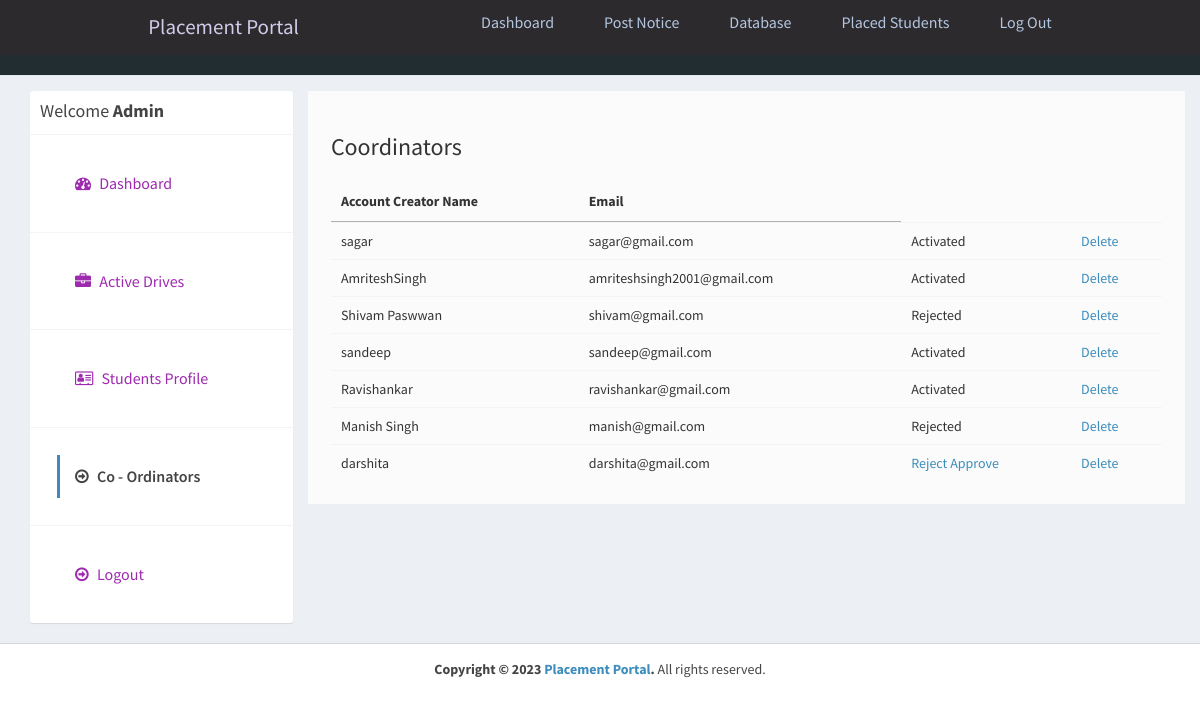
The page /admin/coordinators.php (signed in) on the database its author committed.
### tables this page shows
CREATE TABLE `coordinator` (
  `id` int(11) NOT NULL,
  `id_coordinator` int(11) NOT NULL,
  `email` varchar(100) NOT NULL,
  `password` varchar(255) NOT NULL,
  `name` varchar(255) NOT NULL,
  `active` int(11) NOT NULL DEFAULT 2
);

### admin/coordinators.php (the view, shortened to what this page needs)
<?php
require_once("../db.php");
?>
<!DOCTYPE html>
<html>
<head>
  <link rel="stylesheet" href="https://cdnjs.cloudflare.com/ajax/libs/twitter-bootstrap/3.3.7/css/bootstrap.min.css">
  <link rel="stylesheet" href="https://cdnjs.cloudflare.com/ajax/libs/font-awesome/4.7.0/css/font-awesome.min.css">
  <link rel="stylesheet" href="https://cdnjs.cloudflare.com/ajax/libs/ionicons/2.0.1/css/ionicons.min.css">
  <link rel="stylesheet" href="https://cdn.datatables.net/1.10.15/css/jquery.dataTables.min.css">
  <link rel="stylesheet" href="../css/AdminLTE.min.css">
  <link rel="stylesheet" href="../css/_all-skins.min.css">
  <link rel="stylesheet" href="../css/custom.css">
</head>
<body class="hold-transition skin-green sidebar-mini">
  <div class="wrapper">
    <?php
    include 'header.php';
    ?>
    <div class="content-wrapper" style="margin-left: 0px;">
      <section id="candidates" class="content-header">
        <div class="container">
          <div class="row">
            <div class="col-md-3">
              <div class="box box-solid">
                <div class="box-header with-border">
                  <h3 class="box-title">Welcome <b>Admin</b></h3>
                </div>
                <div class="box-body no-padding">
                  <ul class="nav nav-pills nav-stacked">
                    <li><a href="dashboard.php"><i class="fa fa-dashboard"></i> Dashboard</a></li>
                    <li><a href="active-jobs.php"><i class="fa fa-briefcase"></i> Active Drives</a></li>
                    <li><a href="applications.php"><i class="fa fa-address-card-o"></i> Students Profile</a></li>
                    <li class="active"><a href="coordinators.php"><i class="fa fa-arrow-circle-o-right"></i> Co -
                        Ordinators</a></li>
                    <li><a href="../logout.php"><i class="fa fa-arrow-circle-o-right"></i> Logout</a></li>
                  </ul>
                </div>
              </div>
            </div>
            <div class="col-md-9 bg-white padding-2">
              <h3>Coordinators</h3>
              <div class="row margin-top-20">
                <div class="col-md-12">
                  <div class="box-body table-responsive no-padding">
                    <table id="example2" class="table table-hover">
                      <thead>
                        <th>Account Creator Name</th>
                        <th>Email</th>
                      </thead>
                      <tbody>
                        <?php
                        $sql = "SELECT * FROM coordinator";
                        $result = $conn->query($sql);
                        if ($result->num_rows > 0) {
                          while ($row = $result->fetch_assoc()) {
                            ?>
                            <tr>
                              <td>
                                <?php echo $row['name']; ?>
                              </td>
                              <td>
                                <?php echo $row['email']; ?>
                              </td>
                              <td>
                                <?php
                                if ($row['active'] == '1') {
                                  echo "Activated";
                                } else if ($row['active'] == '2') {
                                  ?>
                                    <a href="reject-coordinator.php?id=<?php echo $row['id_coordinator']; ?>">Reject</a> <a
                                      href="approve-coordinator.php?id=<?php echo $row['id_coordinator']; ?>">Approve</a>
                                  <?php
                                } else if ($row['active'] == '3') {
                                  ?>
                                      <a href="approve-coordinator.php?id=<?php echo $row['id_coordinator']; ?>">Reactivate</a>
                                  <?php
                                } else if ($row['active'] == '0') {
                                  echo "Rejected";
                                }
                                ?>
                              </td>
                              <td><a href="delete-coordinator.php?id=<?php echo $row['id_coordinator']; ?>">Delete</a></td>
                            </tr>
                            <?php
                          }
                        }
                        ?>
                      </tbody>
                    </table>
                  </div>
                </div>
              </div>
            </div>
          </div>
        </div>
      </section>
    </div>
    <footer class="main-footer" style="margin-left: 0px;">
      <div class="text-center">
        <strong>Copyright &copy; 2023 <a href="nitap.ac.in">Placement Portal</a>.</strong> All rights
        reserved.
      </div>
    </footer>
  </div>
</body>
</html>

### css/custom.css (style rules this page uses)
.margin-top-20 { margin-top: 20px; }
.padding-2 { padding: 2%; }
.bg-white { background-color:#fbfbfb; margin-left: 0%; }
.box { font-size: medium; font-family: sans-serif; }
li { color: aqua; }

### admin/header.php (style rules this page uses)
* { margin: 0; padding: 0; box-sizing: border-box; }
html { font-size: 62.5%; font-family: 'Roboto', sans-serif; }
li { list-style: none; }
a { text-decoration: none; }

### rows shown on the page
coordinator: name "sagar", email "sagar@gmail.com", active "Activated"
coordinator: name "AmriteshSingh", email "amriteshsingh2001@gmail.com", active "Activated"
coordinator: name "Shivam Paswwan", email "shivam@gmail.com", active "Rejected"
coordinator: name "sandeep", email "sandeep@gmail.com", active "Activated"
coordinator: name "Ravishankar", email "ravishankar@gmail.com", active "Activated"
coordinator: name "Manish Singh", email "manish@gmail.com", active "Rejected"
coordinator: name "darshita", email "darshita@gmail.com"
